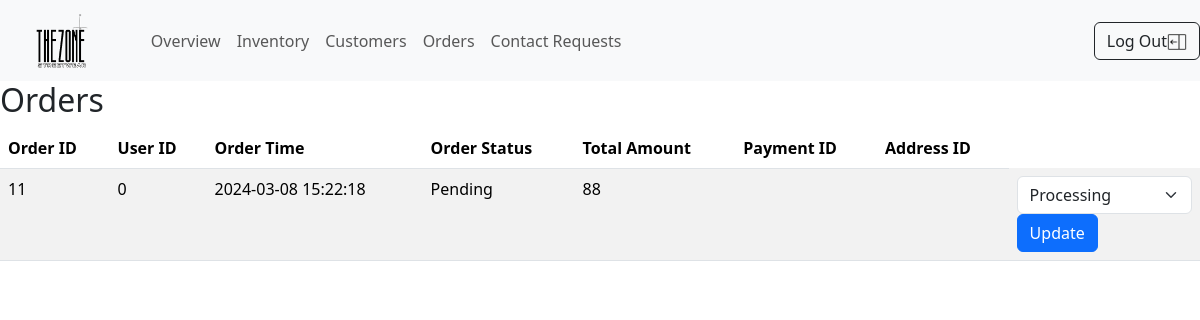
The app's page /admin-order.php (signed in), older data.
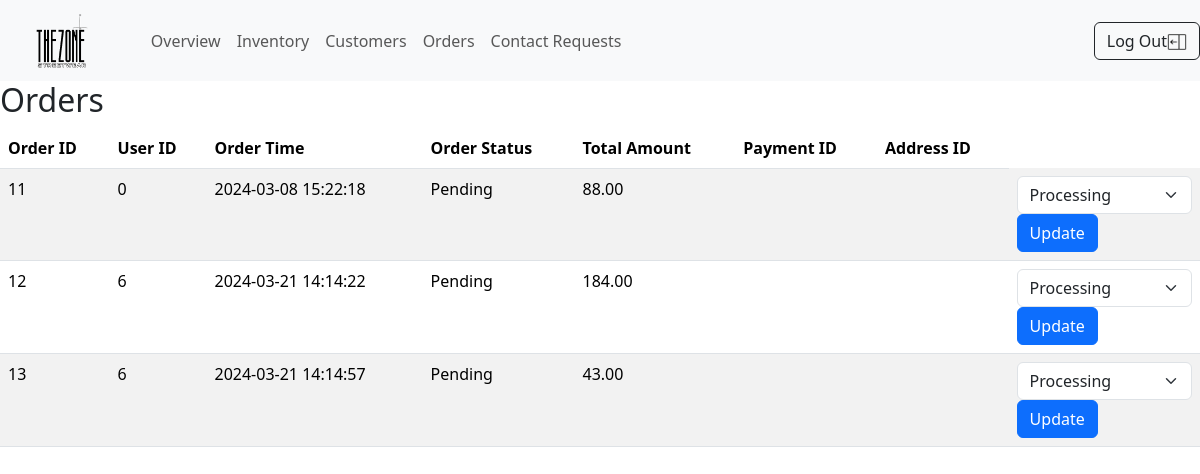
The same page, newer data.
### tables this page shows
CREATE TABLE `orders` (
  `OrderID` int(11) NOT NULL,
  `UserID` int(11) NOT NULL,
  `OrderTime` datetime NOT NULL,
  `OrderStatus` varchar(255) NOT NULL,
  `TotalAmount` decimal(11,2) NOT NULL,
  `PaymentID` int(11) DEFAULT NULL,
  `AddressID` int(11) DEFAULT NULL
);

### admin-order.php (the view, shortened to what this page needs)
<!DOCTYPE html>
<html lang="en">
<head>
    <link rel="stylesheet" href="../TheZone/style.css">
    <link href="https://cdn.jsdelivr.net/npm/bootstrap@5.3.1/dist/css/bootstrap.min.css" rel="stylesheet"
>
    <link rel="stylesheet" href="https://cdnjs.cloudflare.com/ajax/libs/font-awesome/4.7.0/css/font-awesome.min.css">
</head>
<body>
    <?php include('../TheZone/adminnavbar.php');
    ?>
    <section>
        <h2>Orders</h2>
        <table class="table table-striped">
            <thead>
                <tr>
                    <th>Order ID</th>
                    <th>User ID</th>
                    <th>Order Time</th>
                    <th>Order Status</th>
                    <th>Total Amount</th>
                    <th>Payment ID</th>
                    <th>Address ID</th>
                </tr>
            </thead>
            <tbody>
                <?php
                include('../TheZone/connectiondb.php');
                 $stmt = $db->query("SELECT * FROM orders");
                 while ($row = $stmt->fetch(PDO::FETCH_ASSOC)) {
                     echo "<tr>";
                     echo "<td>" . $row['OrderID'] . "</td>";
                     echo "<td>" . $row['UserID'] . "</td>";
                     echo "<td>" . $row['OrderTime'] . "</td>";
                     echo "<td>" . $row['OrderStatus'] . "</td>";
                     echo "<td>" . $row['TotalAmount'] . "</td>";
                     echo "<td>" . $row['PaymentID'] . "</td>";
                     echo "<td>" . $row['AddressID'] . "</td>";
                     echo "<td>";
                     echo "<form action='../TheZone/update-order.php' method='post'>";
                     echo "<select class='form-select' name='orderStatus'>";
                     echo "<option value='Processing'>Processing</option>";
                     echo "</select>";
                     echo "<button type='submit' class='btn btn-primary'>Update</button>";
                     echo "</form>";
                     echo "</td>";
                     echo "</tr>";
                 }
                 ?>
            </tbody>
        </table>
    </section>
</body>
</html>

### adminnavbar.php (shortened to what this page needs)
<header>
    <nav class="navbar navbar-expand-lg bg-body-tertiary">
        <div class="container-fluid">
            <a class="navbar-brand" href="adminhomepage.php"><img class="img-fluid logo" src="../TheZone/images/logo-tp.png"
                    alt="Logo"></a>
            <div class="collapse navbar-collapse" id="navbarSupportedContent"
                style="display: flex; justify-content: space-between; align-items: center; width:100%;">
                <ul class="navbar-nav me-auto mb-2 mb-lg-0">
                    <li class="nav-item">
                        <a class="nav-link" href="adminhomepage.php">Overview</a>
                    </li>
                    <li class="nav-item">
                        <a class="nav-link" href="admin-inventory.php">Inventory</a>
                    </li>
                    <li class="nav-item">
                        <a class="nav-link" href="admin-customers.php">Customers</a>
                    </li>
                    <li class="nav-item">
                        <a class="nav-link" href="admin-order.php">Orders</a>
                    </li>
                    <li class="nav-item">
                        <a class="nav-link" href="admin-contacts.php">Contact Requests</a>
                    </li>
                </ul>
                <ul class="navbar-nav">
                    <li class="nav-item">
                        <?php
            if (isset($_SESSION['email'])) {
              echo '<li><a href="logout.php" class="btn btn-outline-dark navbar-btn">Log Out<img src="images/logout-icon.png" alt="Logout" width="20" height="20"></a></li>';
            } else {
              echo '<li><a href="login-signup-page.php"class="btn btn-outline-dark">Login<img src="images/login-icon.png" alt="Login/Signup" width="20" height="20"></a></li>';
            }
            ?>
                    </li>
                </ul>
            </div>
        </div>
    </nav>
</header>

### style.css (style rules this page uses)
div { padding: 0 !important; }
.logo { width: 12vw; }
.navbar, .navbar-nav, .container-fluid { max-width: 100%; }

Row changes from the older to the newer data that the page shows:
computed for orders id 11: TotalAmount "88" → "88.00"
added orders: OrderID "12", UserID "6", OrderTime "2024-03-21 14:14:22", OrderStatus "Pending", TotalAmount "184.00"
added orders: OrderID "13", UserID "6", OrderTime "2024-03-21 14:14:57", OrderStatus "Pending", TotalAmount "43.00"
